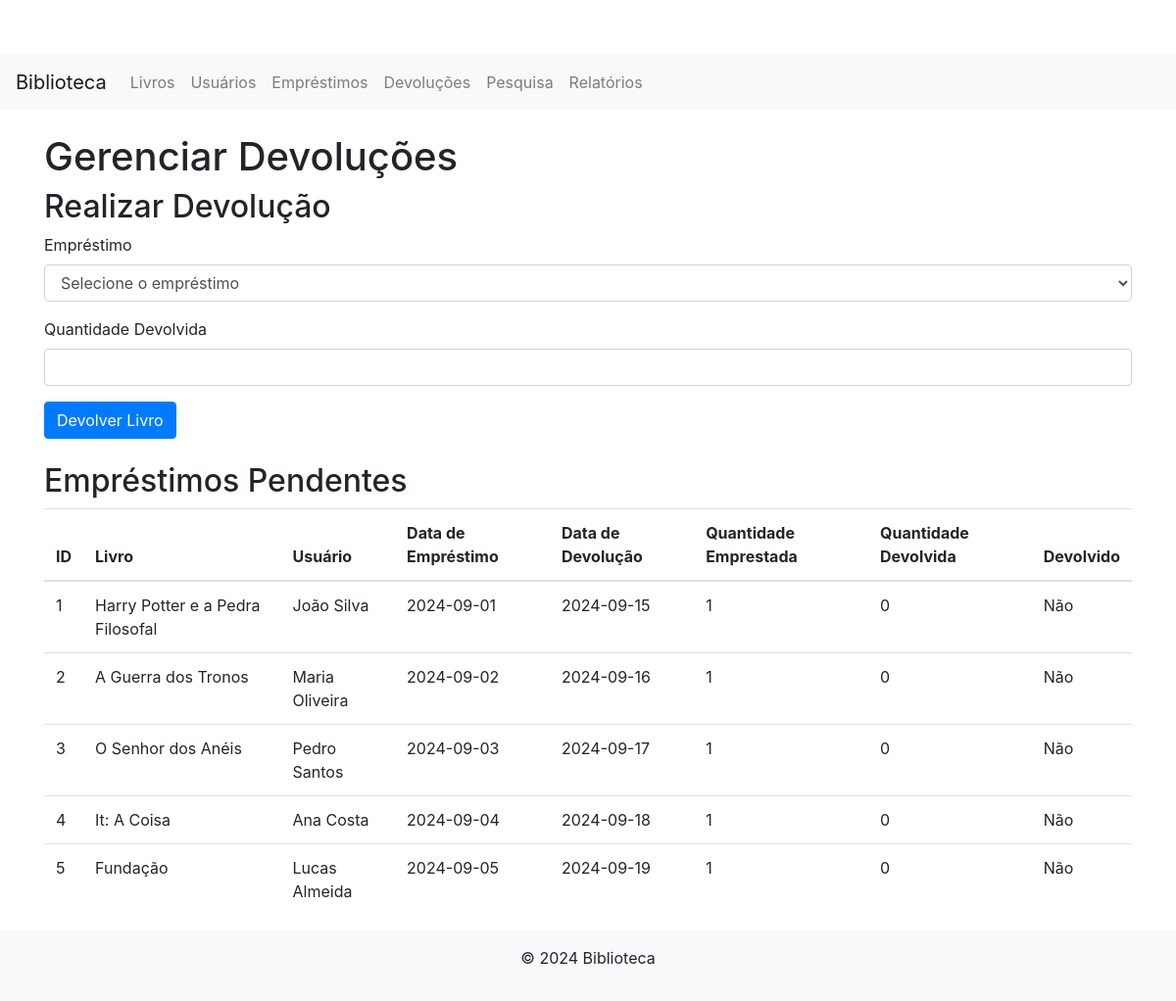
Screenshot of /pages/devolucoes.php with the database file from the repository.
### tables this page shows
CREATE TABLE
    IF NOT EXISTS tb_emprestimos (
        id_emprestimo INT PRIMARY KEY AUTO_INCREMENT,
        data_emprestimo DATE,
        data_devolucao DATE,
        quantidade_emprestada INT NOT NULL DEFAULT 1,
        quantidade_devolvida INT NOT NULL DEFAULT 0,
        devolvido BOOLEAN,
        fk_livro INT,
        fk_usuario INT,
        FOREIGN KEY (fk_livro) REFERENCES tb_livros (id_livro),
        FOREIGN KEY (fk_usuario) REFERENCES tb_usuarios (id_user)
    );

CREATE TABLE
    IF NOT EXISTS tb_livros (
        id_livro INT PRIMARY KEY AUTO_INCREMENT,
        titulo_livro VARCHAR(120),
        ano_publicacao_livro YEAR,
        isbn_livro VARCHAR(13),
        quantidade_livro INT,
        fk_editora INT,
        fk_local INT,
        FOREIGN KEY (fk_editora) REFERENCES tb_editoras (id_editora),
        FOREIGN KEY (fk_local) REFERENCES tb_locais (id_local)
    );

CREATE TABLE
    IF NOT EXISTS tb_usuarios (
        id_user INT PRIMARY KEY AUTO_INCREMENT,
        nome_user VARCHAR(120),
        email_user VARCHAR(120),
        fk_endereco INT,
        FOREIGN KEY (fk_endereco) REFERENCES tb_enderecos (id_endereco)
    );

### pages/devolucoes.php (the view, shortened to what this page needs)
<?php include '../includes/header.php'; ?>
<h1>Gerenciar Devoluções</h1>
<?php
include '../includes/db.php';
?>
<h2>Realizar Devolução</h2>
<form action="devolucoes.php" method="post">
    <div class="form-group">
        <label for="emprestimo_id">Empréstimo</label>
        <select id="emprestimo_id" name="emprestimo_id" class="form-control" required>
            <option value="">Selecione o empréstimo</option>
        </select>
    </div>
    <div class="form-group">
        <label for="quantidade_devolucao">Quantidade Devolvida</label>
        <input type="number" class="form-control" id="quantidade_devolucao" name="quantidade_devolucao" min="1"
            required>
    </div>
    <button type="submit" name="realizar_devolucao" class="btn btn-primary">Devolver Livro</button>
</form>
<h2 class="mt-4">Empréstimos Pendentes</h2>
<table class="table">
    <thead>
        <tr>
            <th>ID</th>
            <th>Livro</th>
            <th>Usuário</th>
            <th>Data de Empréstimo</th>
            <th>Data de Devolução</th>
            <th>Quantidade Emprestada</th>
            <th>Quantidade Devolvida</th>
            <th>Devolvido</th>
        </tr>
    </thead>
    <tbody>
        <?php
        $sqlEmprestimos = "SELECT e.id_emprestimo, l.titulo_livro, u.nome_user, e.data_emprestimo, e.data_devolucao,
                                  e.quantidade_emprestada, e.quantidade_devolvida, e.devolvido
                           FROM tb_emprestimos e
                           JOIN tb_livros l ON e.fk_livro = l.id_livro
                           JOIN tb_usuarios u ON e.fk_usuario = u.id_user
                           WHERE e.devolvido = 0";
        $resultEmprestimos = $conn->query($sqlEmprestimos);
        while ($emprestimo = $resultEmprestimos->fetch_assoc()) {
            $devolvido = $emprestimo['devolvido'] ? 'Sim' : 'Não';
            echo "<tr>
                <td>{$emprestimo['id_emprestimo']}</td>
                <td>{$emprestimo['titulo_livro']}</td>
                <td>{$emprestimo['nome_user']}</td>
                <td>{$emprestimo['data_emprestimo']}</td>
                <td>{$emprestimo['data_devolucao']}</td>
                <td>{$emprestimo['quantidade_emprestada']}</td>
                <td>{$emprestimo['quantidade_devolvida']}</td>
                <td>{$devolvido}</td>
            </tr>";
        }
        ?>
    </tbody>
</table>
<?php include '../includes/footer.php'; ?>

### includes/header.php (shortened to what this page needs)
<!DOCTYPE html>
<html lang="pt-br">
<head>
    <link rel="stylesheet" href="css/style.css">
    <link rel="stylesheet" href="https://stackpath.bootstrapcdn.com/bootstrap/4.5.2/css/bootstrap.min.css">
</head>
<body>
    <nav class="navbar navbar-expand-lg navbar-light bg-light">
        <a class="navbar-brand" href="../">Biblioteca</a>
        <div class="collapse navbar-collapse">
            <ul class="navbar-nav">
                <li class="nav-item"><a class="nav-link" href="../pages/livros.php">Livros</a></li>
                <li class="nav-item"><a class="nav-link" href="../pages/usuarios.php">Usuários</a></li>
                <li class="nav-item"><a class="nav-link" href="../pages/emprestimos.php">Empréstimos</a></li>
                <li class="nav-item"><a class="nav-link" href="../pages/devolucoes.php">Devoluções</a></li>
                <li class="nav-item"><a class="nav-link" href="../pages/pesquisa.php">Pesquisa</a></li>
                <li class="nav-item"><a class="nav-link" href="../pages/relatorios.php">Relatórios</a></li>
            </ul>
        </div>
    </nav>
    <div class="container mt-4">

### includes/footer.php (shortened to what this page needs)
</div>
<footer class="bg-light text-center py-3">
    <p>&copy; 2024 Biblioteca</p>
</footer>
</body>
</html>

### css/style.css (style rules this page uses)
body { padding-top: 56px; }
footer { padding: 20px; }

### rows the page displays
tb_emprestimos: id_emprestimo "1", fk_livro.titulo_livro "Harry Potter e a Pedra Filosofal", fk_usuario.nome_user "João Silva", data_emprestimo "2024-09-01", data_devolucao "2024-09-15", quantidade_emprestada "1", quantidade_devolvida "0", devolvido "Não"
tb_emprestimos: id_emprestimo "2", fk_livro.titulo_livro "A Guerra dos Tronos", fk_usuario.nome_user "Maria Oliveira", data_emprestimo "2024-09-02", data_devolucao "2024-09-16", quantidade_emprestada "1", quantidade_devolvida "0", devolvido "Não"
tb_emprestimos: id_emprestimo "3", fk_livro.titulo_livro "O Senhor dos Anéis", fk_usuario.nome_user "Pedro Santos", data_emprestimo "2024-09-03", data_devolucao "2024-09-17", quantidade_emprestada "1", quantidade_devolvida "0", devolvido "Não"
tb_emprestimos: id_emprestimo "4", fk_livro.titulo_livro "It: A Coisa", fk_usuario.nome_user "Ana Costa", data_emprestimo "2024-09-04", data_devolucao "2024-09-18", quantidade_emprestada "1", quantidade_devolvida "0", devolvido "Não"
tb_emprestimos: id_emprestimo "5", fk_livro.titulo_livro "Fundação", fk_usuario.nome_user "Lucas Almeida", data_emprestimo "2024-09-05", data_devolucao "2024-09-19", quantidade_emprestada "1", quantidade_devolvida "0", devolvido "Não"
